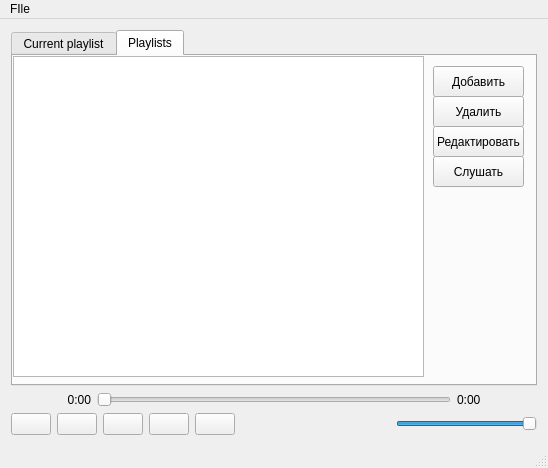
<?xml version="1.0" encoding="UTF-8"?>
<ui version="4.0">
 <class>MainWindow</class>
 <widget class="QMainWindow" name="MainWindow">
  <property name="geometry">
   <rect>
    <x>0</x>
    <y>0</y>
    <width>548</width>
    <height>468</height>
   </rect>
  </property>
  <property name="windowTitle">
   <string>Failamp</string>
  </property>
  <widget class="QWidget" name="centralWidget">
   <property name="sizePolicy">
    <sizepolicy hsizetype="Maximum" vsizetype="Maximum">
     <horstretch>0</horstretch>
     <verstretch>0</verstretch>
    </sizepolicy>
   </property>
   <layout class="QVBoxLayout" name="verticalLayout">
    <item>
     <widget class="QTabWidget" name="tabWidget">
      <property name="currentIndex">
       <number>1</number>
      </property>
      <widget class="QWidget" name="tab">
       <attribute name="title">
        <string>Current playlist</string>
       </attribute>
       <widget class="QListView" name="playlistView">
        <property name="enabled">
         <bool>true</bool>
        </property>
        <property name="geometry">
         <rect>
          <x>0</x>
          <y>0</y>
          <width>521</width>
          <height>291</height>
         </rect>
        </property>
        <property name="sizePolicy">
         <sizepolicy hsizetype="Expanding" vsizetype="Expanding">
          <horstretch>0</horstretch>
          <verstretch>8</verstretch>
         </sizepolicy>
        </property>
        <property name="acceptDrops">
         <bool>true</bool>
        </property>
        <property name="showDropIndicator" stdset="0">
         <bool>true</bool>
        </property>
        <property name="dragDropMode">
         <enum>QAbstractItemView::DropOnly</enum>
        </property>
        <property name="defaultDropAction">
         <enum>Qt::CopyAction</enum>
        </property>
        <property name="alternatingRowColors">
         <bool>true</bool>
        </property>
        <property name="uniformItemSizes">
         <bool>true</bool>
        </property>
       </widget>
       <widget class="QPushButton" name="pushButton_5">
        <property name="geometry">
         <rect>
          <x>20</x>
          <y>300</y>
          <width>75</width>
          <height>23</height>
         </rect>
        </property>
        <property name="text">
         <string>Сохранить</string>
        </property>
       </widget>
       <widget class="QPushButton" name="pushButton_6">
        <property name="geometry">
         <rect>
          <x>390</x>
          <y>300</y>
          <width>75</width>
          <height>23</height>
         </rect>
        </property>
        <property name="text">
         <string>Очистить</string>
        </property>
       </widget>
      </widget>
      <widget class="QWidget" name="tab_2">
       <attribute name="title">
        <string>Playlists</string>
       </attribute>
       <widget class="QListView" name="listView">
        <property name="geometry">
         <rect>
          <x>0</x>
          <y>0</y>
          <width>411</width>
          <height>321</height>
         </rect>
        </property>
       </widget>
       <widget class="QPushButton" name="pushButton">
        <property name="geometry">
         <rect>
          <x>420</x>
          <y>10</y>
          <width>91</width>
          <height>31</height>
         </rect>
        </property>
        <property name="text">
         <string>Добавить</string>
        </property>
       </widget>
       <widget class="QPushButton" name="pushButton_2">
        <property name="geometry">
         <rect>
          <x>420</x>
          <y>40</y>
          <width>91</width>
          <height>31</height>
         </rect>
        </property>
        <property name="text">
         <string>Удалить</string>
        </property>
       </widget>
       <widget class="QPushButton" name="pushButton_3">
        <property name="geometry">
         <rect>
          <x>420</x>
          <y>70</y>
          <width>91</width>
          <height>31</height>
         </rect>
        </property>
        <property name="text">
         <string>Редактировать</string>
        </property>
       </widget>
       <widget class="QPushButton" name="pushButton_4">
        <property name="geometry">
         <rect>
          <x>420</x>
          <y>100</y>
          <width>91</width>
          <height>31</height>
         </rect>
        </property>
        <property name="text">
         <string>Слушать</string>
        </property>
       </widget>
      </widget>
     </widget>
    </item>
    <item>
     <layout class="QHBoxLayout" name="horizontalLayout_4">
      <item>
       <widget class="QLabel" name="currentTimeLabel">
        <property name="minimumSize">
         <size>
          <width>80</width>
          <height>0</height>
         </size>
        </property>
        <property name="text">
         <string>0:00</string>
        </property>
        <property name="alignment">
         <set>Qt::AlignRight|Qt::AlignTrailing|Qt::AlignVCenter</set>
        </property>
       </widget>
      </item>
      <item>
       <widget class="QSlider" name="timeSlider">
        <property name="orientation">
         <enum>Qt::Horizontal</enum>
        </property>
       </widget>
      </item>
      <item>
       <widget class="QLabel" name="totalTimeLabel">
        <property name="minimumSize">
         <size>
          <width>80</width>
          <height>0</height>
         </size>
        </property>
        <property name="text">
         <string>0:00</string>
        </property>
        <property name="alignment">
         <set>Qt::AlignLeading|Qt::AlignLeft|Qt::AlignVCenter</set>
        </property>
       </widget>
      </item>
     </layout>
    </item>
    <item>
     <layout class="QHBoxLayout" name="horizontalLayout_5">
      <item>
       <widget class="QPushButton" name="previousButton">
        <property name="text">
         <string/>
        </property>
        <property name="icon">
         <iconset>
          <normaloff>images/control-skip-180.png</normaloff>images/control-skip-180.png</iconset>
        </property>
       </widget>
      </item>
      <item>
       <widget class="QPushButton" name="playButton">
        <property name="text">
         <string/>
        </property>
        <property name="icon">
         <iconset>
          <normaloff>images/control.png</normaloff>images/control.png</iconset>
        </property>
       </widget>
      </item>
      <item>
       <widget class="QPushButton" name="pauseButton">
        <property name="text">
         <string/>
        </property>
        <property name="icon">
         <iconset>
          <normaloff>images/control-pause.png</normaloff>images/control-pause.png</iconset>
        </property>
       </widget>
      </item>
      <item>
       <widget class="QPushButton" name="stopButton">
        <property name="text">
         <string/>
        </property>
        <property name="icon">
         <iconset>
          <normaloff>images/control-stop-square.png</normaloff>images/control-stop-square.png</iconset>
        </property>
       </widget>
      </item>
      <item>
       <widget class="QPushButton" name="nextButton">
        <property name="text">
         <string/>
        </property>
        <property name="icon">
         <iconset>
          <normaloff>images/control-skip.png</normaloff>images/control-skip.png</iconset>
        </property>
       </widget>
      </item>
      <item>
       <spacer name="horizontalSpacer">
        <property name="orientation">
         <enum>Qt::Horizontal</enum>
        </property>
        <property name="sizeHint" stdset="0">
         <size>
          <width>40</width>
          <height>20</height>
         </size>
        </property>
       </spacer>
      </item>
      <item>
       <widget class="QLabel" name="label">
        <property name="text">
         <string/>
        </property>
        <property name="pixmap">
         <pixmap>images/speaker-volume.png</pixmap>
        </property>
       </widget>
      </item>
      <item>
       <widget class="QSlider" name="volumeSlider">
        <property name="maximum">
         <number>100</number>
        </property>
        <property name="value">
         <number>100</number>
        </property>
        <property name="orientation">
         <enum>Qt::Horizontal</enum>
        </property>
       </widget>
      </item>
     </layout>
    </item>
   </layout>
  </widget>
  <widget class="QMenuBar" name="menuBar">
   <property name="geometry">
    <rect>
     <x>0</x>
     <y>0</y>
     <width>548</width>
     <height>21</height>
    </rect>
   </property>
   <widget class="QMenu" name="menuFIle">
    <property name="title">
     <string>FIle</string>
    </property>
    <addaction name="open_file_action"/>
    <addaction name="separator"/>
   </widget>
   <addaction name="menuFIle"/>
  </widget>
  <widget class="QStatusBar" name="statusBar"/>
  <action name="open_file_action">
   <property name="text">
    <string>Open file...</string>
   </property>
  </action>
 </widget>
 <layoutdefault spacing="6" margin="11"/>
 <resources/>
 <connections/>
</ui>
